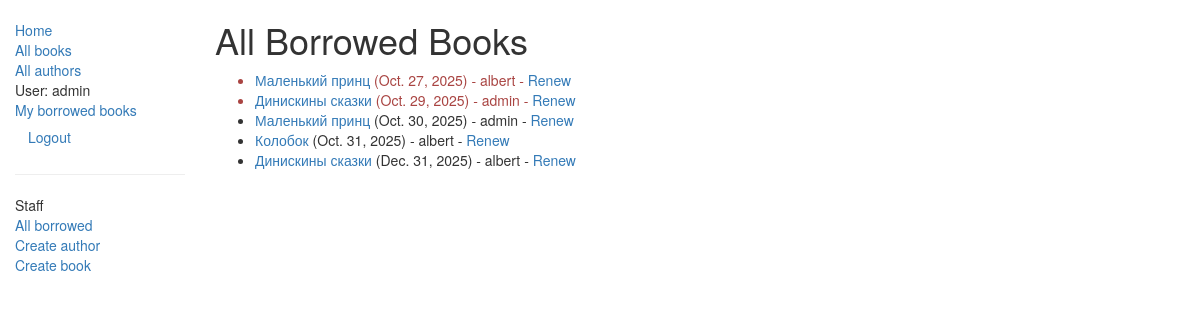
The page /catalog/borrowed/ (signed in) on the database as committed earlier.
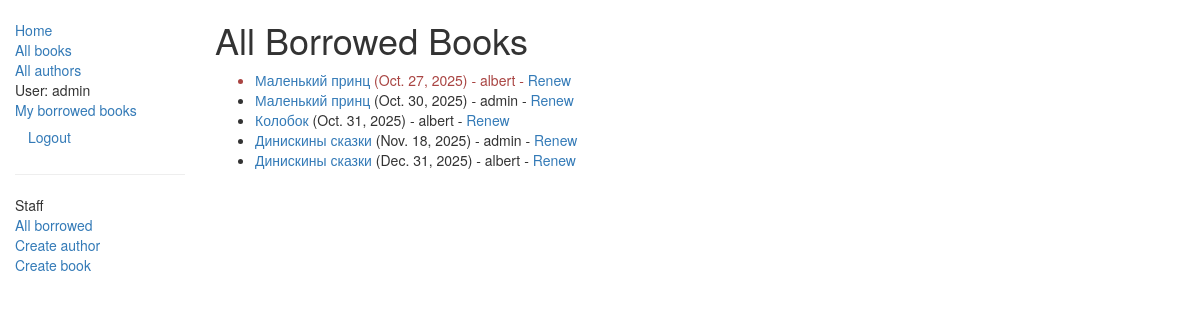
The same page on the database as committed later.
### catalog/models.py (models this page shows, shortened)
class BookInstance(models.Model):
    id = models.UUIDField(primary_key=True, default=uuid.uuid4, help_text="Уникальный id для именно этой книги во всей библиотеке")
    book = models.ForeignKey('Book', on_delete=models.SET_NULL, null=True)
    imprint = models.CharField(max_length=200)
    borrower = models.ForeignKey(User, on_delete=models.SET_NULL, null=True, blank=True, related_name='borrower')
    due_back = models.DateField(null=True, blank=True)
    LOAN_STATUS = (
        ('m', 'Maintenance'),
        ('o', 'On loan'),
        ('a', 'Available'),
        ('r', 'Reserved'),
    )
    status = models.CharField(max_length=10, choices=LOAN_STATUS, blank=True, default='m', help_text='Состояние книги')
    class Meta:
        ordering = ['due_back']
        permissions = (("can_mark_returned", "Set book as returned"),)
    @property
    def is_overdue(self):
        if self.due_back < date.today():
            return True
        return False

class Book(models.Model):
    title = models.CharField(max_length=200)
    author = models.ForeignKey('Author', on_delete=models.SET_NULL, null=True)
    summary = models.TextField(max_length=1000, help_text='Описание книги')
    isbn = models.CharField('ISBN', max_length=13, help_text='13 Символов')
    genre = models.ManyToManyField(Genre, help_text='Выбирите жанры книги')
    language = models.ForeignKey('Language', on_delete=models.SET_NULL, null=True)
    def display_genre(self):
        return ', '.join([ genre.name for genre in self.genre.all()[:3]])
    display_genre.short_description = 'Genre'

### catalog/views.py (the view)
# urls.py: path('borrowed/', views.LoanedBooksAllListView.as_view(), name='borrowed'),
class LoanedBooksAllListView(PermissionRequiredMixin,generic.ListView):
    model = BookInstance
    permission_required = 'catalog.can_mark_returned'
    template_name = 'catalog/bookinstance_list_borrowed_All.html'
    paginate_by = 10
    def get_queryset(self):
        return (BookInstance.objects.filter(status__exact='o').order_by('due_back'))

### templates/catalog/bookinstance_list_borrowed_All.html
{% extends "base.html" %}
{% block content %}
    <h1>All Borrowed Books</h1>
    {% if bookinstance_list %}
        <ul>
            {% for bookinst in bookinstance_list %}
                <li class="{% if bookinst.is_overdue %}text-danger{% endif %}">
                    <a href="{% url 'book_detail' bookinst.book.pk %}">{{ bookinst.book.title }}</a>
                    ({{ bookinst.due_back }}) {% if user.is_staff %}- {{ bookinst.borrower }}{% endif %}
                    {% if perms.catalog.can_mark_returned %}-
                        <a href="{% url 'renew_book_librarian' bookinst.id %}">Renew</a>  {% endif %}
                </li>
            {% endfor %}
        </ul>
    {% else %}
        <p>There are no books borrowed.</p>
    {% endif %}
{% endblock %}

Rows that differ between the two databases and show on the page:
changed BookInstance: due_back "Oct. 29, 2025" → "Nov. 18, 2025"; moves down the list
